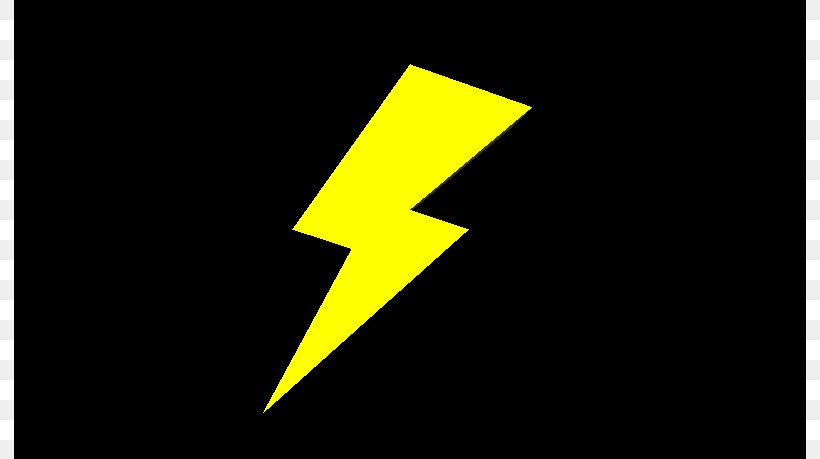
#> input picture simsek.jpg, 820 x 459 px
$ python contour2.py   (older library calls are emulated)
#> lines starting #> are read from the running program, lines starting #| are printed output that depends on the picture; after the words box and inside, x2 and y2 are one past the last pixel; in counts of white or black regions, pixels touching at a corner belong together
import cv2
import numpy as np
img = cv2.imread('simsek.jpg')
#> img is the input picture: shape (459, 820, 3); mean B, G, R 8.8, 28.6, 28.6
# threshold image
ret, threshed_img = cv2.threshold(cv2.cvtColor(img, cv2.COLOR_BGR2GRAY),
                127, 255, cv2.THRESH_BINARY)
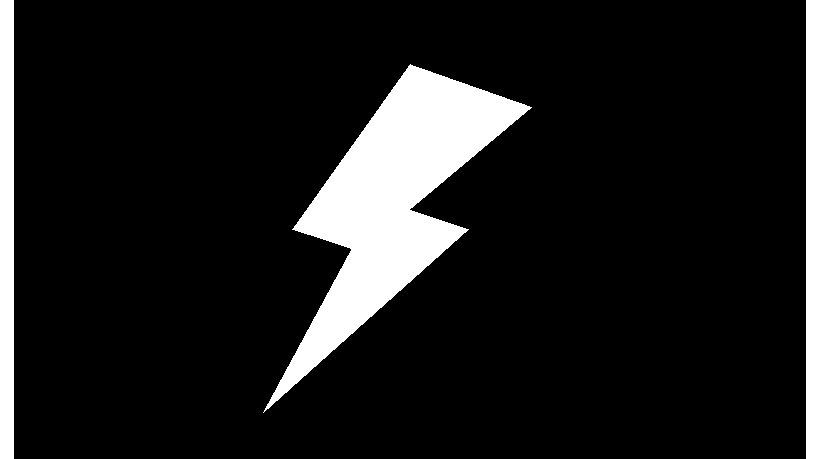
#> threshed_img: shape (459, 820); 11.3% white; 3 white regions
# find contours and get the external one

contours, hier = cv2.findContours(threshed_img, cv2.RETR_TREE, cv2.CHAIN_APPROX_SIMPLE)
#> contours = 3 contours; box (x1, y1, x2, y2) and area: (263, 64, 532, 413) 29292, (806, 0, 820, 459) 5954, (0, 0, 14, 459) 5954

#image, contours, hier = cv2.findContours(threshed_img, cv2.RETR_TREE,
#                cv2.CHAIN_APPROX_SIMPLE)

# with each contour, draw boundingRect in green
# a minAreaRect in red and
# a minEnclosingCircle in blue
for c in contours:

    # get the min area rect
    rect = cv2.minAreaRect(c)
    box = cv2.boxPoints(rect)
    # convert all coordinates floating point values to int
    box = np.int0(box)
    # draw a red 'nghien' rectangle
    cv2.drawContours(img, [box], 0, (0, 255, 0),2)
#> this loop made 3 passes
#> (c, rect, box) on passes 2 to 3: ([[806, 0], [806, 458], [819, 458], [819, 0]], ((812.5, 229), (458, 13), -90), [[819, 458], [806, 458], [806, 0], [819, 0]]), ([[0, 0], [0, 458], [13, 458], [13, 0]], ((6.5, 229), (458, 13), -90), [[13, 458], [0, 458], [0, 0], [13, 0]])
#> (rect, box) on pass 1: (((371.2, 241.1), (403.9, 143.5), -54.52), [[312, 447], [195, 363], [430, 35], [546, 118]])
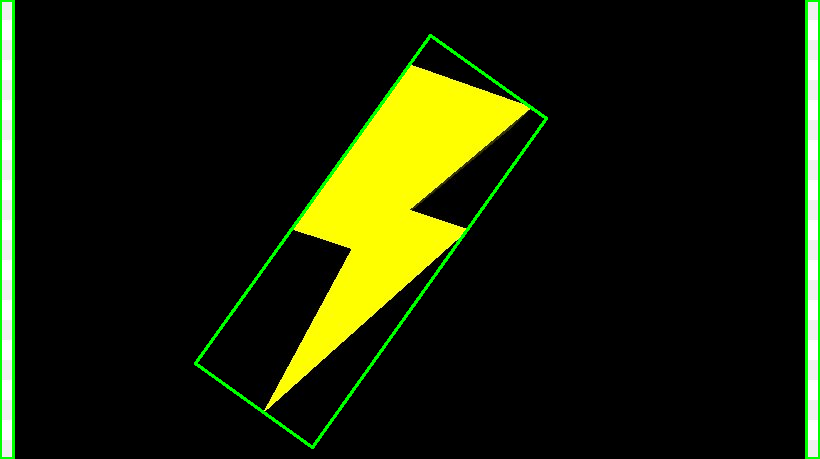
#> img: shape (459, 820, 3); 2.2% of pixels changed, all inside (x1, y1, x2, y2) = (0, 0, 820, 459)

print(len(contours))
#| 3
cv2.drawContours(img, contours, -1, (0, 0, 255), 2)
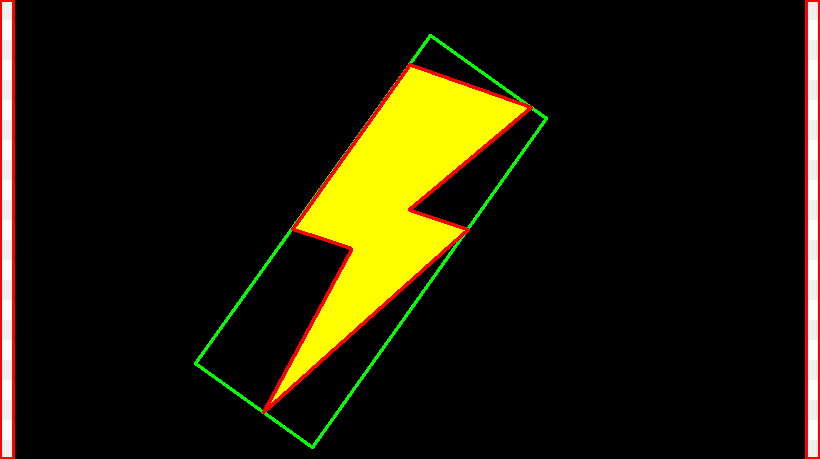
#> img: shape (459, 820, 3); 2.25% of pixels changed, all inside (x1, y1, x2, y2) = (0, 0, 820, 459)

cv2.imshow("contours", img)

cv2.imshow("contours", img)

while True:
    key = cv2.waitKey(0)
#> (key Esc is pressed here)
    if key == 27: #ESC key to break
        break

cv2.destroyAllWindows()
